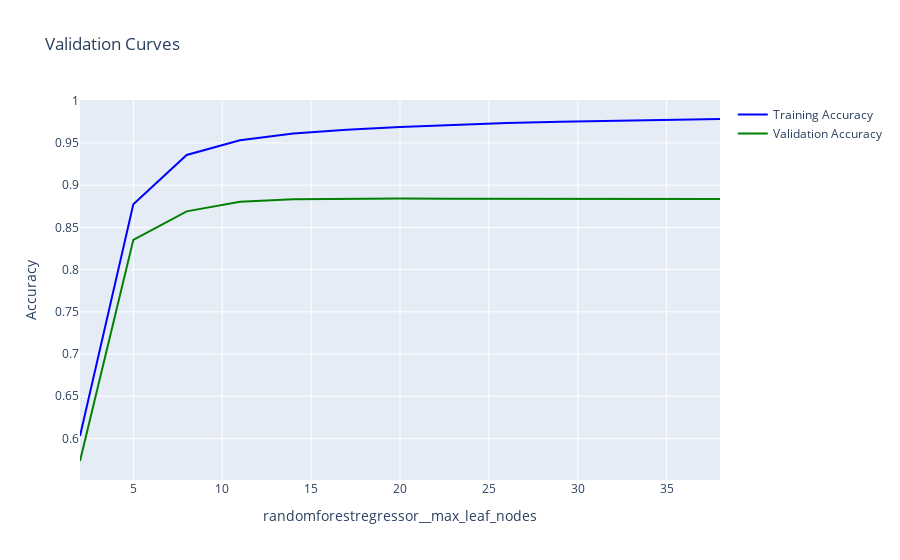

Notebook source saved alongside this figure:
### Code cell
param_range = np.arange(2, 40, 3)

plot_validation_curves(
    rf, X_train_tr, y_train, "randomforestregressor__max_leaf_nodes", param_range
)

### Figure 1 — Plotly figure (JSON) as saved in the notebook; plotly's stock layout.template omitted (floating-point values rounded to 4 significant figures)
{"data": [{"line": {"color": "Blue"}, "mode": "lines", "name": "Training Accuracy", "type": "scatter", "x": [2, 5, 8, 11, 14, 17, 20, 23, 26, 29, 32, 35, 38], "y": [0.6028, 0.8774, 0.9358, 0.9532, 0.9612, 0.9657, 0.969, 0.9716, 0.9736, 0.9752, 0.9765, 0.9775, 0.9784]}, {"line": {"color": "Green"}, "mode": "lines", "name": "Validation Accuracy", "type": "scatter", "x": [2, 5, 8, 11, 14, 17, 20, 23, 26, 29, 32, 35, 38], "y": [0.5733, 0.8352, 0.869, 0.8804, 0.8833, 0.8839, 0.8842, 0.884, 0.8839, 0.8838, 0.8838, 0.8839, 0.8838]}], "layout": {"autosize": true, "title": {"text": "Validation Curves"}, "xaxis": {"autorange": true, "range": [2, 38], "title": {"text": "randomforestregressor__max_leaf_nodes"}, "type": "linear"}, "yaxis": {"autorange": true, "range": [0.5508, 1.001], "title": {"text": "Accuracy"}, "type": "linear"}}}
